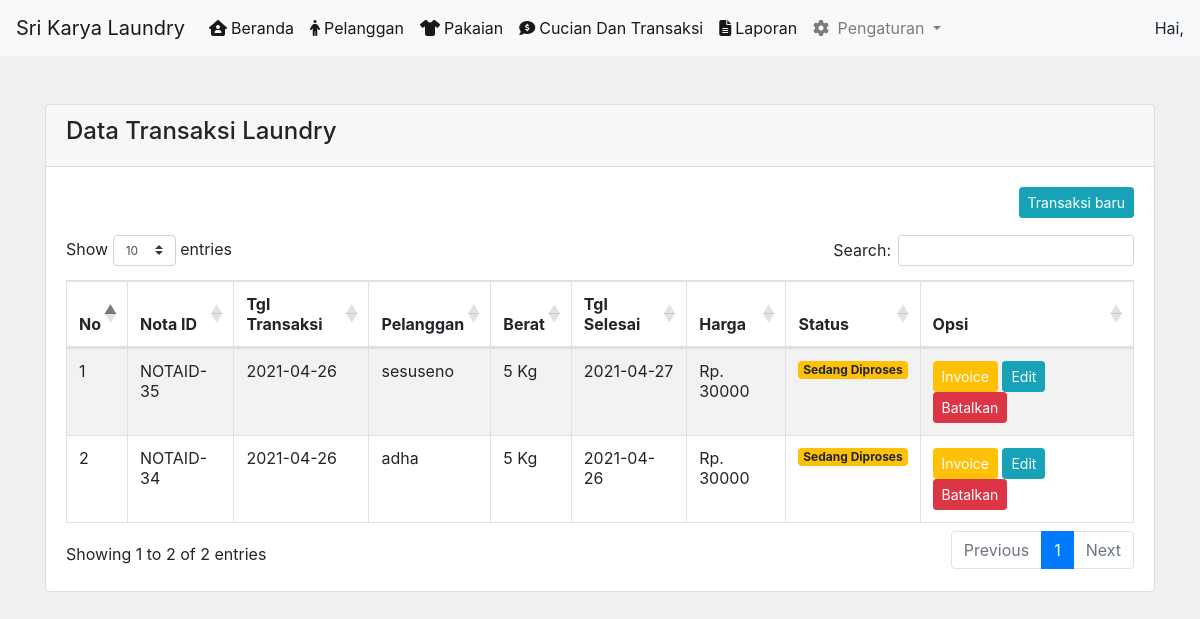
The page /admin/transaksi.php on the database its author committed.
### tables this page shows
CREATE TABLE `pelanggan` (
  `pelanggan_id` int(11) NOT NULL,
  `pelanggan_nama` varchar(255) NOT NULL,
  `pelanggan_hp` int(20) NOT NULL,
  `pelanggan_alamat` text NOT NULL
);

CREATE TABLE `transaksi` (
  `transaksi_id` int(11) NOT NULL,
  `transaksi_tgl` date NOT NULL,
  `transaksi_pelanggan` int(11) NOT NULL,
  `transaksi_harga` int(11) NOT NULL,
  `transaksi_berat` int(11) NOT NULL,
  `transaksi_tgl_selesai` date NOT NULL,
  `transaksi_status` int(11) NOT NULL
);

### admin/transaksi.php (the view)
<?php include 'header.php';?>
<div class="container">
    <div class="card">
        <div class="card-header">
            <h4>Data Transaksi Laundry</h4>
        </div>
        <div class="card-body">
            <a href="tambah_transaksi.php" class="btn btn-sm btn-info float-lg-right">Transaksi baru</a>
            <br>
            <br>
            <table id="data-tabel" class="table table-bordered table-striped" width="100%">
                <thead>
                <tr>
                    <th width="1%">No</th>
                    <th>Nota ID</th>
                    <th>Tgl Transaksi</th>
                    <th>Pelanggan</th>
                    <th>Berat</th>
                    <th>Tgl Selesai</th>
                    <th>Harga</th>
                    <th>Status</th>
                    <th width="20%">Opsi</th>
                </tr>
                </thead>
                <tbody>
                <?php
                include '../koneksi.php';
                $query = mysqli_query($koneksi, "select * from pelanggan,transaksi where transaksi_pelanggan=pelanggan_id order by transaksi_id desc");
                $hasil = mysqli_fetch_all($query, MYSQLI_ASSOC);
                $counter = 1;
                foreach ($hasil as $item){?>
                <tr>
                    <td><?php echo $counter; ?></td>
                    <td><?php echo "NOTAID-".$item['transaksi_id'];?></td>
                    <td><?php echo $item['transaksi_tgl'];?></td>
                    <td><?php echo $item['pelanggan_nama'];?></td>
                    <td><?php echo $item['transaksi_berat']." Kg";?></td>
                    <td><?php echo $item['transaksi_tgl_selesai'];?></td>
                    <td><?php echo "Rp. ".$item['transaksi_harga'];?></td>
                    <td>
                        <?php
                        if ($item['transaksi_status'] == "0"){
                            echo "<div class='badge badge-warning'>Sedang Diproses</div>";
                        }elseif ($item['transaksi_status']=="1"){
                            echo "<div class='badge badge-info'>Sedang Dicuci</div>";
                        }elseif ($item['transaksi_status']=="2"){
                            echo "<div class='badge badge-success'>Selesai</div>";
                        }
                        ?>
                    </td>
                    <td>
                        <a href="transaksi_invoice.php?id=<?php echo $item['transaksi_id'];?>" class="btn btn-sm btn-warning text-white" target="_blank">Invoice</a>
                        <a href="edit_transaksi.php?id=<?php echo $item['transaksi_id'];?>" class="btn btn-sm btn-info">Edit</a>
                        <a href="setting/transaksi_hapus.php?id=<?php echo $item['transaksi_id'];?>" class="btn btn-sm btn-danger" onclick="return confirm('Apakah Anda Ingin Membatalkan Transaksi Ini?')">Batalkan</a>
                    </td>
                    <?php $counter++; ?>
                </tr>
                <?php }  ?>
                </tbody>
            </table>
        </div>
    </div>
</div>
<?php include "footer.php"; ?>

### rows shown on the page
pelanggan: transaksi.transaksi_id "35", transaksi.transaksi_tgl "2021-04-26", pelanggan_nama "sesuseno", transaksi.transaksi_berat "5", transaksi.transaksi_tgl_selesai "2021-04-27", transaksi.transaksi_harga "30000"
pelanggan: transaksi.transaksi_id "34", transaksi.transaksi_tgl "2021-04-26", pelanggan_nama "adha", transaksi.transaksi_berat "5", transaksi.transaksi_tgl_selesai "2021-04-26", transaksi.transaksi_harga "30000"
